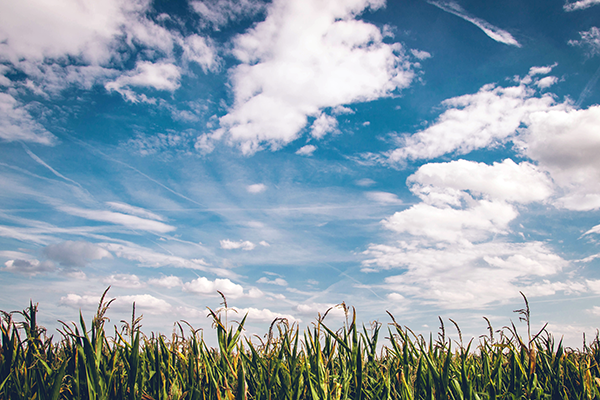
#> input picture OpenCV_컴퓨터비전과정_실습/images/field.bmp, 600 x 400 px, given in place of field.jpg, which was not available
$ python '차이연산_1.py'   (older library calls are emulated)
#> lines starting #> are read from the running program, lines starting #| are printed output that depends on the picture; pictures that were not available may be replaced by others from this repository, and a replacement may not be noted

import cv2

src1 = cv2.imread('images/field.jpg', cv2.IMREAD_GRAYSCALE)
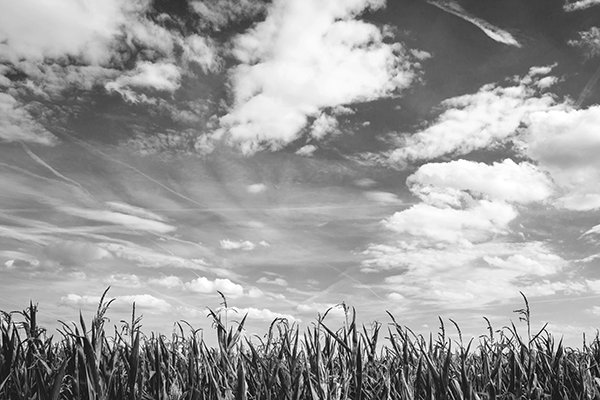
#> src1: shape (400, 600); min 0, max 255, mean 156.2
src2 = cv2.imread('images/airplaneField.jpg', cv2.IMREAD_GRAYSCALE)
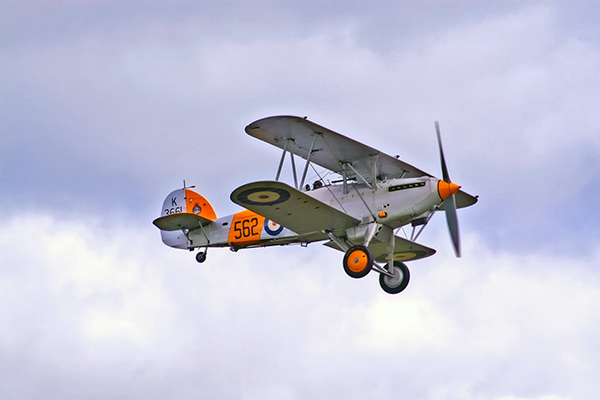
#> input picture OpenCV_컴퓨터비전과정_실습/images/airplane.bmp, 600 x 400 px, given in place of airplaneField.jpg, which was not available
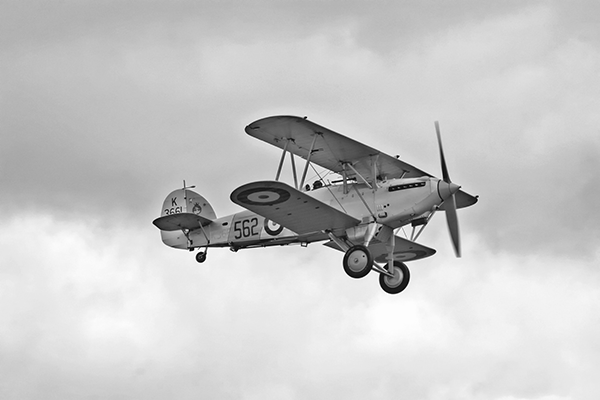
#> src2: shape (400, 600); min 0, max 255, mean 199.6


dst1 = cv2.add(src1, src2, dtype=cv2.CV_8U)
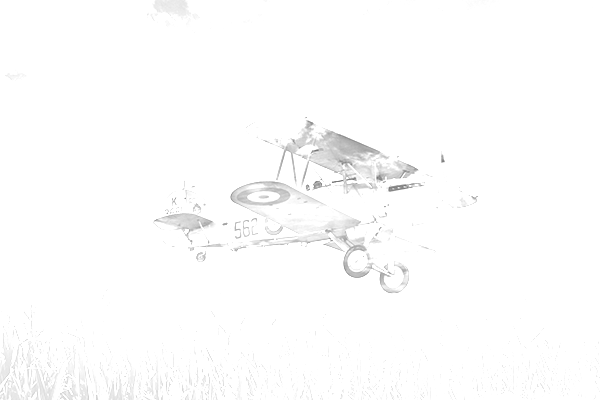
#> dst1: shape (400, 600); min 117, max 255, mean 252.9
dst2 = cv2.addWeighted(src1, 0.5, src2, 0.5, 0.0)
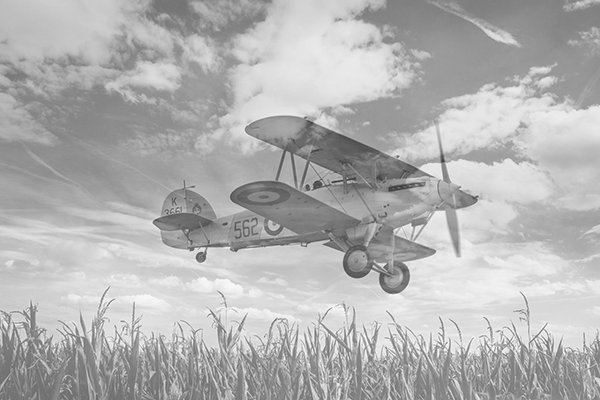
#> dst2: shape (400, 600); min 58, max 252, mean 177.9
dst3 = cv2.subtract(src1, src2)
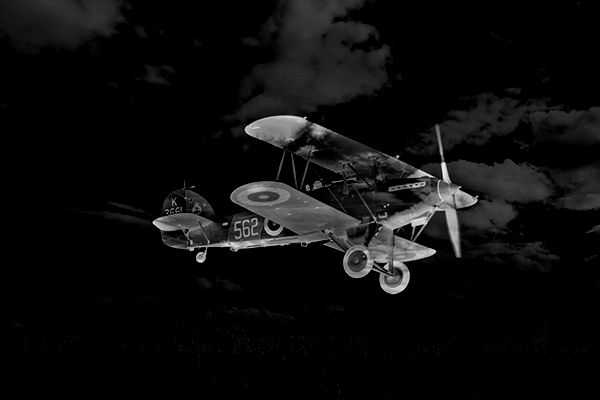
#> dst3: shape (400, 600); min 0, max 240, mean 13.1
dst4 = cv2.absdiff(src1, src2)
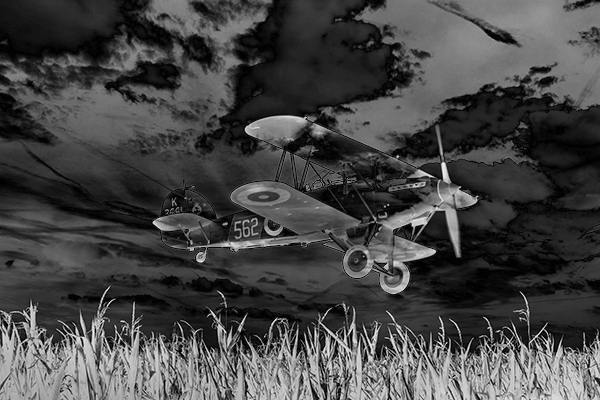
#> dst4: shape (400, 600); min 0, max 253, mean 69.6


titles=['dst1','dst2','dst3','dst4']
for t in titles:
    cv2.imshow(t, eval(t))

#cv2.imshow('dst4', dst4)
cv2.waitKey(0)
cv2.destroyAllWindows()
